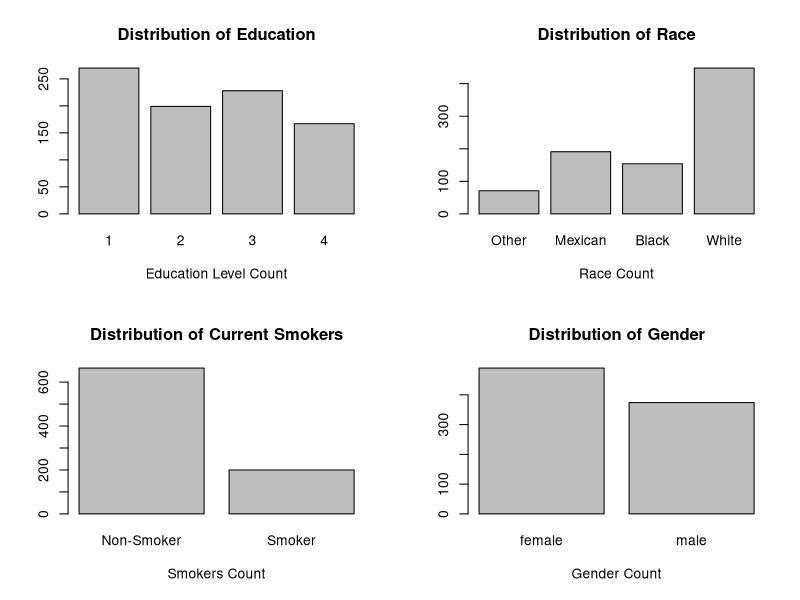
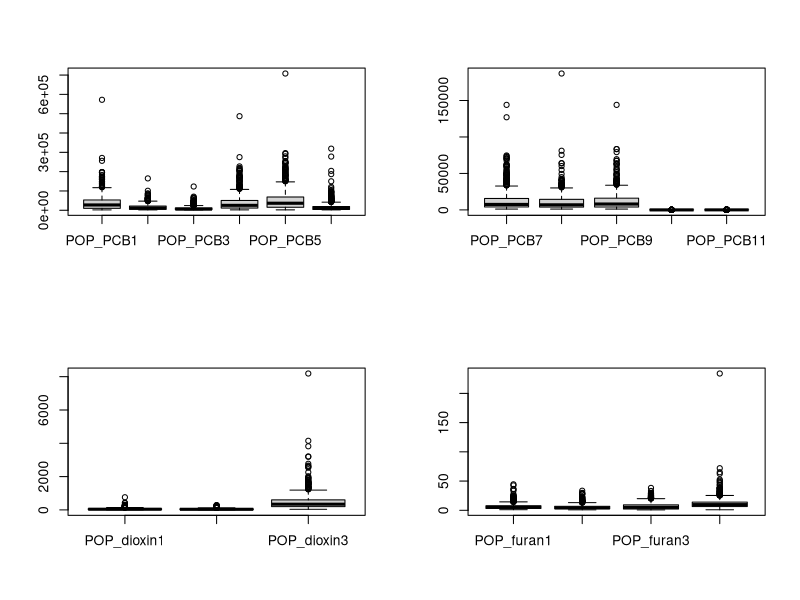
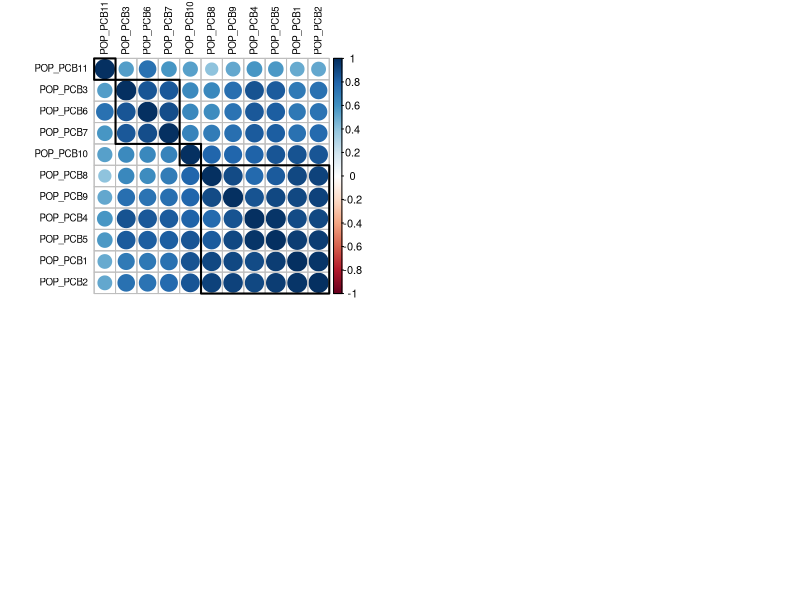

Recreate these plots in R, in order.
## ---- chunk 1
knitr::opts_chunk$set(echo = TRUE)
## ---- chunk 2
# CHANGE ABSOLUTE PATH
# setwd("~/Desktop/stat341/R331project/data")
setwd("~/School/4A/STAT 331/R331project/data")

pollutants <- read.csv("pollutants.csv", header = TRUE)
head(pollutants)

summary(pollutants)
## ---- chunk 3
names(pollutants)
## ---- chunk 4
# 1 = Less Than 9th Grade or 9-11th Grade (Includes 12th grade with no diploma) 
# 2 = High School Grad/GED or Equivalent
# 3 = Some College or AA degree
# 4 = College Graduate
edu_factor=factor(pollutants$edu_cat)

# 1 = Other Race (Including Multi-Racial);
# 2 = Mexican American; 
# 3 = Non-Hispanic Black; 
# 4 = Non-Hispanic White
race_factor=factor(pollutants$race_cat, 
                      labels = c("Other", "Mexican", "Black", "White"))

# 0 = does not currently smoke; 
# 1 = currently smokes
smoke_factor=factor(pollutants$smokenow, labels = c("Non-Smoker", "Smoker"))

# 0 = female, 1 = male
gender_factor=factor(pollutants$male, labels = c("female", "male"))

# put bargraphs for categorical data onto one picture
par(mfrow=c(2,2))


plot(edu_factor, 
     main="Distribution of Education",
     xlab="Education Level Count")

plot(race_factor, 
     main="Distribution of Race",
     xlab="Race Count")

plot(smoke_factor, 
     main="Distribution of Current Smokers",
     xlab="Smokers Count")

plot(gender_factor, 
     main="Distribution of Gender",
     xlab="Gender Count")
## ---- chunk 5
# PC 1-6
boxplot(pollutants[, 3:8])

# PC 7-11
boxplot(pollutants[, 9:13])

# Doxin
boxplot(pollutants[, 14:16])

# Furan
boxplot(pollutants[, 17:20])
## ---- chunk 6
# Estella's work 1
library(corrplot)
library(ggplot2)

POP_PCB = c("POP_PCB1", "POP_PCB2","POP_PCB3", "POP_PCB4","POP_PCB5", "POP_PCB6","POP_PCB7", "POP_PCB8","POP_PCB9", "POP_PCB10", "POP_PCB11")
POP_PCB_data <- pollutants [, POP_PCB]
cc = cor(POP_PCB_data , method = "spearman")

# cluster my POP_PCB so that those with similar patterns of correlation coefficients are closer together. 
corrplot(cc, tl.col = "black", order = "hclust", hclust.method = "average", addrect = 4, tl.cex = 0.7)
#https://jkzorz.github.io/2019/06/11/Correlation-heatmaps.html
## ---- chunk 7
# Estella's work 3
f <- as.formula((paste("length", paste("(", paste(POP_PCB, collapse = " + "), ")^2"), sep = " ~")))
m <- lm(f, data = pollutants)
summary(m)
